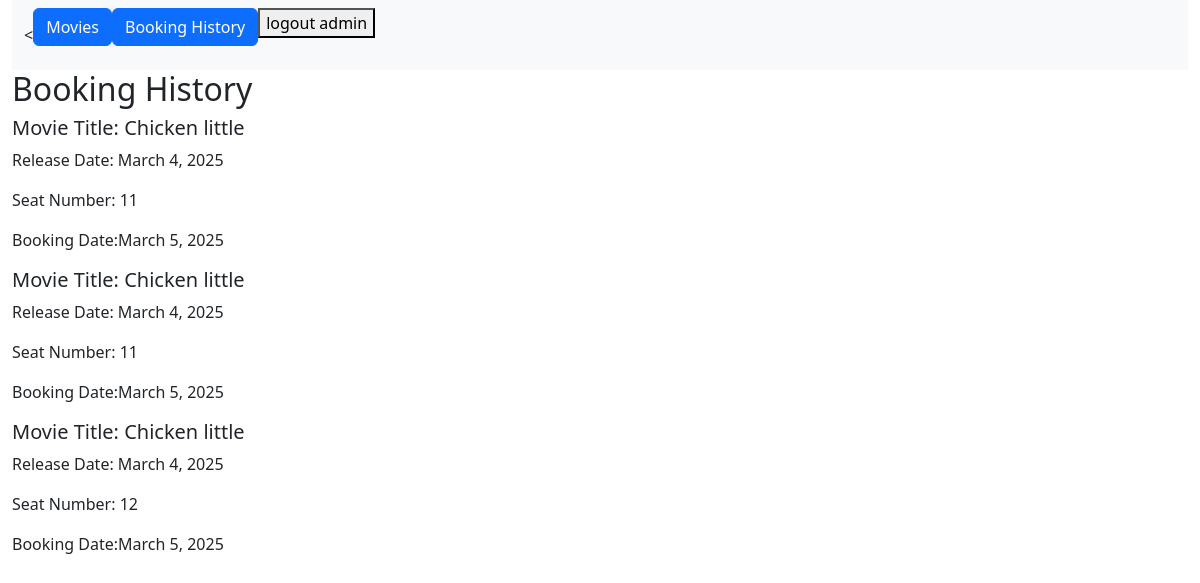
The app's page /bookings (signed in) with its own data.
### movie_theater_booking/bookings/models.py (models this page shows, shortened)
class Booking(models.Model):
    booking_id = models.BigAutoField(primary_key=True)
    movie = models.ForeignKey(Movie, on_delete=models.CASCADE)
    seat = models.ForeignKey(Seat, on_delete=models.CASCADE)
    user = models.ForeignKey(User, on_delete=models.CASCADE)
    booking_date = models.DateField(auto_now_add=True)

class Movie(models.Model):
    movie_id = models.BigAutoField(primary_key=True)
    title = models.TextField()
    description = models.TextField()
    release_date = models.DateField()
    duration = models.PositiveIntegerField()

class Seat(models.Model):
    seat_id = models.BigAutoField(primary_key=True)
    seat_number = models.PositiveIntegerField()
    seat_status = models.BooleanField(default=False)

### movie_theater_booking/bookings/views.py (the view)
# urls.py: path('bookings', views.booking_history, name = 'booking_history'),
def booking_history(request):
    bookings = Booking.objects.filter(user = request.user)
    return render(request, 'booking_history.html', {'bookings': bookings})

### movie_theater_booking/bookings/templates/booking_history.html (shortened to what this page needs)
{% extends 'base.html' %}
{% block content %}
<h2>Booking History</h2>
{% if bookings %}
{% for booking in bookings %}
<h5>Movie Title: {{ booking.movie.title }}</h5>
<p>Release Date: {{ booking.movie.release_date }}</p>
<p>Seat Number: {{ booking.seat.seat_number }}</p>
<p>Booking Date:{{ booking.booking_date }}</p>
{% endfor %}
{% else %}
<p> There are no bookings </p>
{% endif %}
{% endblock %}

### movie_theater_booking/bookings/templates/base.html (shortened to what this page needs)
{% load static %}
<!DOCTYPE html>
<html lang="en">
  {% load bootstrap5 %}
  {% bootstrap_css %}
   <link href="https://cdn.jsdelivr.net/npm/bootstrap@5.3.1/dist/css/bootstrap.min.css" rel="stylesheet">
 </head>
 <body>
   <div class="container-fluid">
     <nav class="navbar navbar-expand-lg bg-body-tertiary">
       <div class="container-fluid">
         <div class="collapse navbar-collapse" id="navbarNavAltMarkup">
          <
           <div class="navbar-nav">
            <p><a href = "{% url 'movie_list' %}" class = "btn btn-primary" >Movies </a> </p>
            <p><a href = "{% url 'booking_history' %}" class = "btn btn-primary" >Booking History </a> </p>
            {% if user.is_authenticated %}
            <form method="post" action="{% url 'logout' %}">
              <button type="submit", id = nav_logout>logout {{ user }} </button>
          </form>
            {% else %}
                <a class="nav-link" href="{% url 'login' %}?next={{ request.path }}">Login</a>
            {% endif %}
           </div>
         </div>
       </div>
     </nav>
       <div class="col-sm-10">
         {% block content %}
         {% endblock %}
       </div>
     </div>
 </body>
</html>

### records on screen
Booking: movie "Chicken little", movie.release_date "March 4, 2025", seat.seat_number "11", booking_date "March 5, 2025"
Booking: movie "Chicken little", movie.release_date "March 4, 2025", seat.seat_number "11", booking_date "March 5, 2025"
Booking: movie "Chicken little", movie.release_date "March 4, 2025", seat.seat_number "12", booking_date "March 5, 2025"

### other values on screen
{{ user }} "admin"
